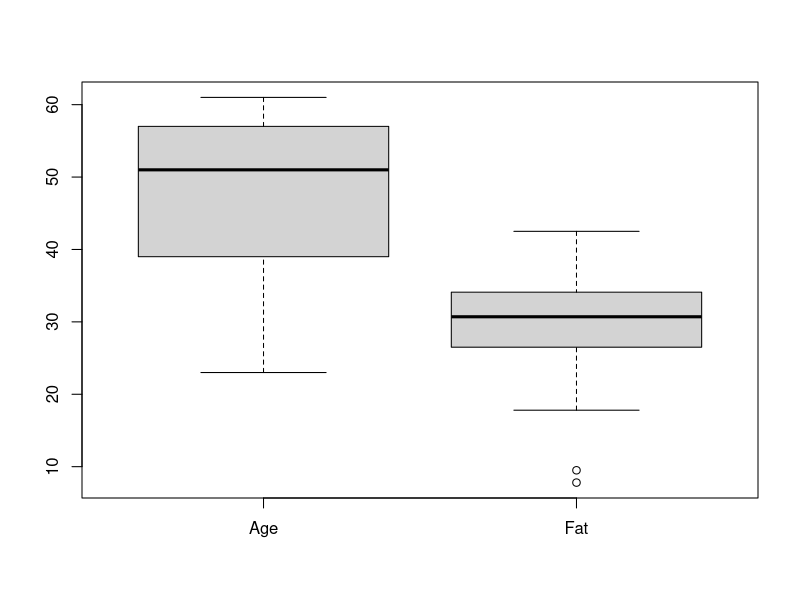
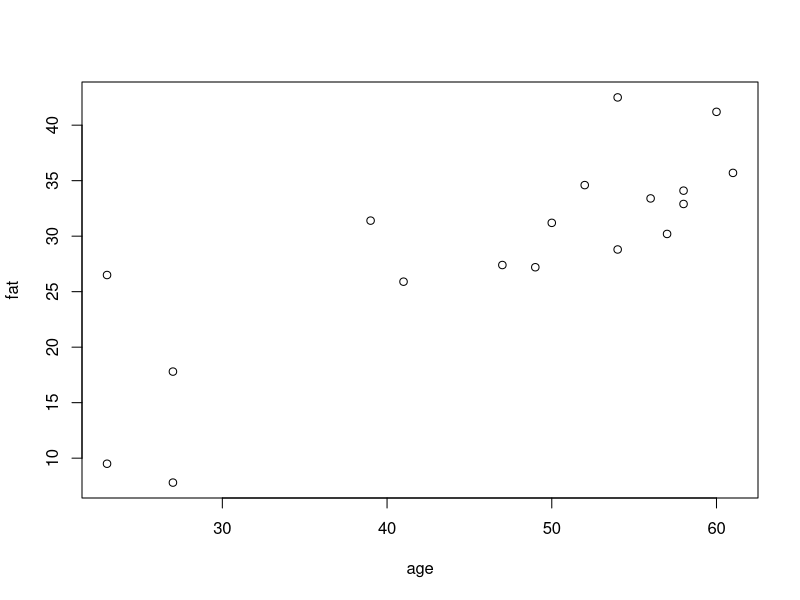
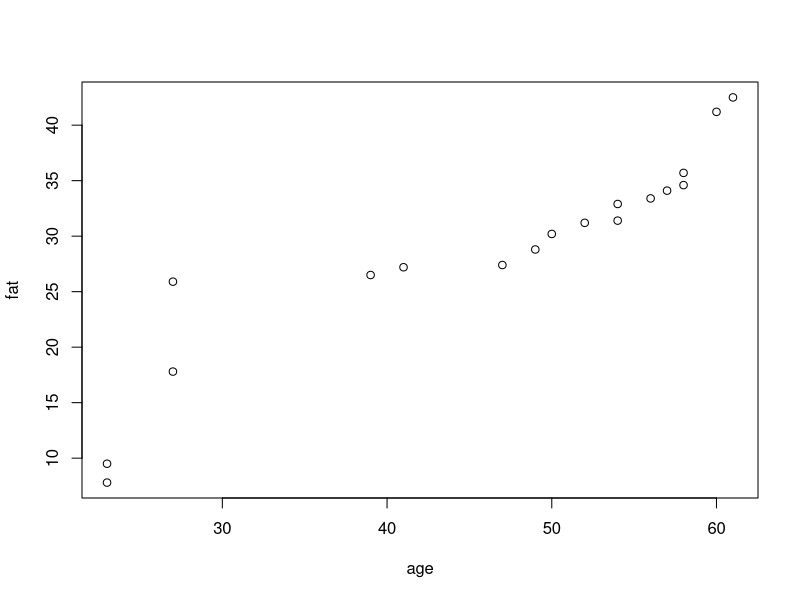

The R source for these figures, in order:
age<-c(23,23,27,27,39,41,47,49,50,52,54,54,56,57,58,58,60,61)
fat<-c(9.5,26.5,7.8,17.8,31.4,25.9,27.4,27.2,31.2,34.6,42.5,28.8,33.4,30.2,34.1,32.9,41.2,35.7)
mean(age)
median(age)
sd(age)
mean(fat)
median(fat)
sd(fat)
boxplot(age, fat, names = c("Age", "Fat"))
plot(age, fat)
qqplot(age, fat)
